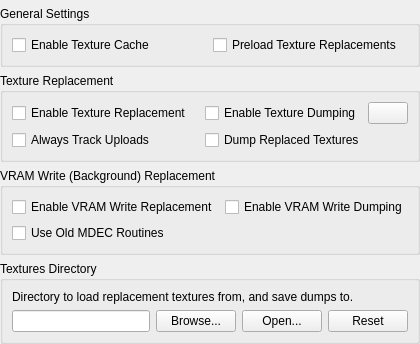
     <widget class="QWidget" name="tabTextureReplacements">
      <attribute name="title">
       <string>Texture Replacement</string>
      </attribute>
      <layout class="QVBoxLayout" name="tabTextureReplacementsLayout">
       <property name="leftMargin">
        <number>0</number>
       </property>
       <property name="topMargin">
        <number>6</number>
       </property>
       <property name="rightMargin">
        <number>0</number>
       </property>
       <property name="bottomMargin">
        <number>0</number>
       </property>
       <item>
        <widget class="QGroupBox" name="groupBox_12">
         <property name="title">
          <string>General Settings</string>
         </property>
         <layout class="QGridLayout" name="gridLayout_9">
          <item row="0" column="0">
           <widget class="QCheckBox" name="enableTextureCache">
            <property name="text">
             <string>Enable Texture Cache</string>
            </property>
           </widget>
          </item>
          <item row="0" column="1">
           <widget class="QCheckBox" name="preloadTextureReplacements">
            <property name="text">
             <string>Preload Texture Replacements</string>
            </property>
           </widget>
          </item>
         </layout>
        </widget>
       </item>
       <item>
        <widget class="QGroupBox" name="groupBox_5">
         <property name="title">
          <string>Texture Replacement</string>
         </property>
         <layout class="QGridLayout" name="gridLayout_6">
          <item row="0" column="0">
           <widget class="QCheckBox" name="enableTextureReplacements">
            <property name="text">
             <string>Enable Texture Replacement</string>
            </property>
           </widget>
          </item>
          <item row="0" column="1">
           <layout class="QHBoxLayout" name="horizontalLayout_6">
            <item>
             <widget class="QCheckBox" name="enableTextureDumping">
              <property name="text">
               <string>Enable Texture Dumping</string>
              </property>
             </widget>
            </item>
            <item>
             <widget class="QPushButton" name="textureReplacementOptions">
              <property name="sizePolicy">
               <sizepolicy hsizetype="Maximum" vsizetype="Fixed">
                <horstretch>0</horstretch>
                <verstretch>0</verstretch>
               </sizepolicy>
              </property>
              <property name="icon">
               <iconset theme="settings-3-line"/>
              </property>
             </widget>
            </item>
           </layout>
          </item>
          <item row="1" column="0">
           <widget class="QCheckBox" name="alwaysTrackUploads">
            <property name="text">
             <string>Always Track Uploads</string>
            </property>
           </widget>
          </item>
          <item row="1" column="1">
           <widget class="QCheckBox" name="dumpReplacedTextures">
            <property name="text">
             <string>Dump Replaced Textures</string>
            </property>
           </widget>
          </item>
         </layout>
        </widget>
       </item>
       <item>
        <widget class="QGroupBox" name="groupBox_4">
         <property name="title">
          <string>VRAM Write (Background) Replacement</string>
         </property>
         <layout class="QGridLayout" name="gridLayout_7">
          <item row="0" column="0">
           <widget class="QCheckBox" name="vramWriteReplacement">
            <property name="text">
             <string>Enable VRAM Write Replacement</string>
            </property>
           </widget>
          </item>
          <item row="0" column="1">
           <widget class="QCheckBox" name="vramWriteDumping">
            <property name="text">
             <string>Enable VRAM Write Dumping</string>
            </property>
           </widget>
          </item>
          <item row="1" column="0">
           <widget class="QCheckBox" name="useOldMDECRoutines">
            <property name="text">
             <string>Use Old MDEC Routines</string>
            </property>
           </widget>
          </item>
         </layout>
        </widget>
       </item>
       <item>
        <widget class="QGroupBox" name="texturesDirectoryGroup">
         <property name="title">
          <string>Textures Directory</string>
         </property>
         <layout class="QGridLayout" name="gridLayout_10">
          <item row="0" column="0" colspan="4">
           <widget class="QLabel" name="texturesDirectoryLabel">
            <property name="text">
             <string>Directory to load replacement textures from, and save dumps to.</string>
            </property>
           </widget>
          </item>
          <item row="1" column="0">
           <widget class="QLineEdit" name="texturesDirectory"/>
          </item>
          <item row="1" column="1">
           <widget class="QPushButton" name="texturesDirectoryBrowse">
            <property name="text">
             <string>Browse...</string>
            </property>
           </widget>
          </item>
          <item row="1" column="2">
           <widget class="QPushButton" name="texturesDirectoryOpen">
            <property name="text">
             <string>Open...</string>
            </property>
           </widget>
          </item>
          <item row="1" column="3">
           <widget class="QPushButton" name="texturesDirectoryReset">
            <property name="text">
             <string>Reset</string>
            </property>
           </widget>
          </item>
         </layout>
        </widget>
       </item>
       <item>
        <spacer name="verticalSpacer_2">
         <property name="orientation">
          <enum>Qt::Orientation::Vertical</enum>
         </property>
         <property name="sizeHint" stdset="0">
          <size>
           <width>20</width>
           <height>0</height>
          </size>
         </property>
        </spacer>
       </item>
      </layout>
     </widget>
